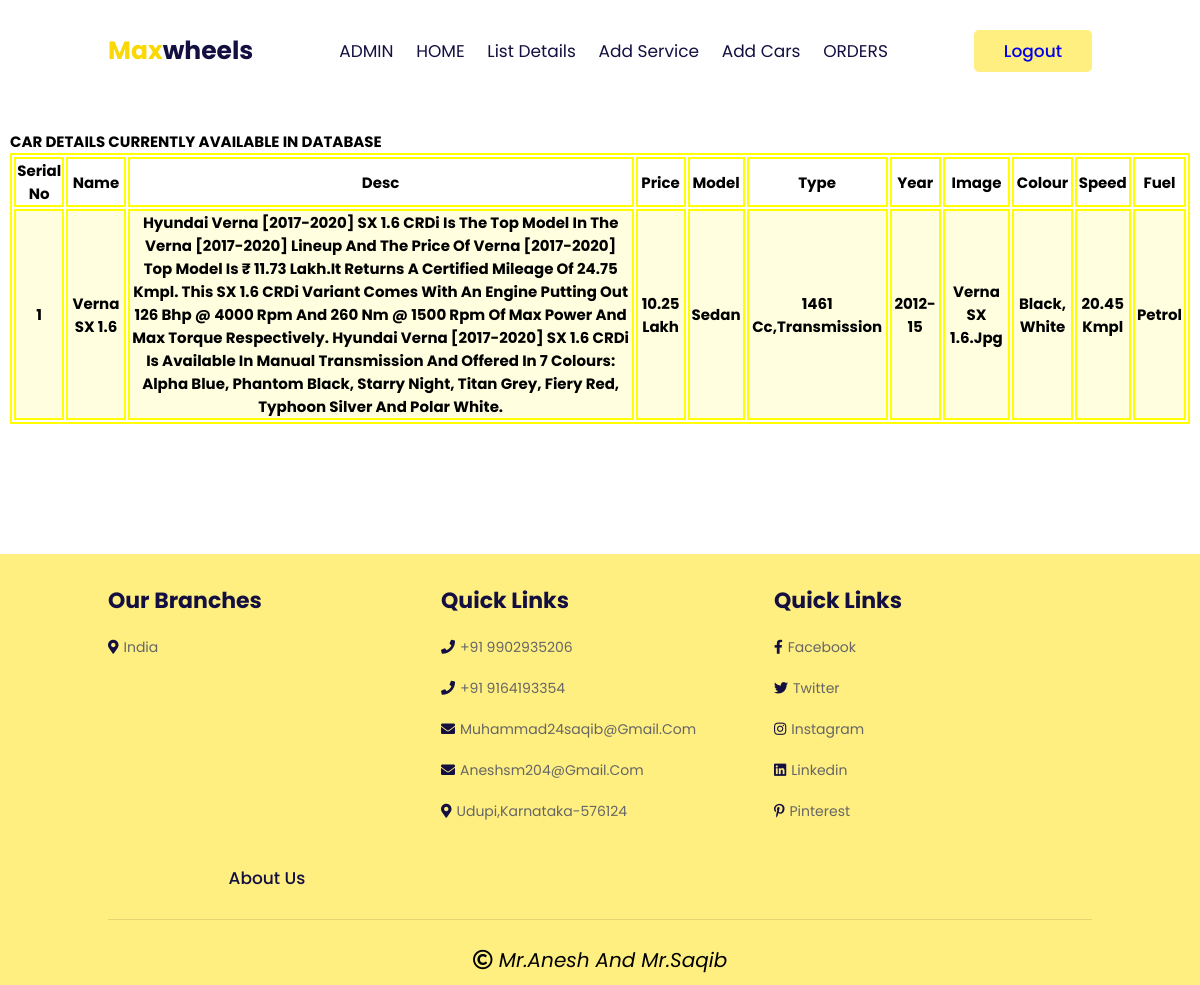
Page /acview.php (signed in) on the committed database.
### tables this page shows
CREATE TABLE `cars` (
  `cname` varchar(20) NOT NULL,
  `cdisc` varchar(10000) NOT NULL,
  `cprice` varchar(20) NOT NULL,
  `cmodel` varchar(20) NOT NULL,
  `ctype` varchar(20) NOT NULL,
  `cyear` varchar(20) NOT NULL,
  `cimg` varchar(255) NOT NULL,
  `ccolour` varchar(20) NOT NULL,
  `cspeed` varchar(20) NOT NULL,
  `cfuel` varchar(20) NOT NULL
);

### acview.php (the view, shortened to what this page needs)
<?php
include 'db.php';
$q = "SELECT*FROM `cars`";
$query = mysqli_query($con, $q);
include 'aheader.php';
?>
<section class="a">
    <h2>CAR DETAILS CURRENTLY AVAILABLE IN DATABASE</h2>
            <table class ="tb"  >
                <tr>
                    <th>Serial No</th>
                    <th>name</th>
                    <th>desc</th>
                    <th>price</th>
                    <th>model</th>
                    <th>type</th>
                    <th>year</th>
                    <th>image</th>
                    <th>colour</th>
                    <th>speed</th>
                    <th>fuel</th>
                </tr>
                   <?php $count=1;
                    while($row=mysqli_fetch_assoc($query)){?>
                        <tr>
                            <td><?php echo $count; ?></td>
                            <td><?php echo $row['cname']; ?></td>
                            <td><?php echo $row['cdisc']; ?></td>
                            <td><?php echo $row['cprice']; ?></td>
                            <td><?php echo $row['cmodel']; ?></td>
                            <td><?php echo $row['ctype']; ?></td>
                            <td><?php echo $row['cyear']; ?></td>
                            <td><?php echo $row['cimg']; ?></td>
                            <td><?php echo $row['ccolour']; ?></td>
                            <td><?php echo $row['cspeed']; ?>Kmpl</td>
                            <td><?php echo $row['cfuel']; ?></td>
                        </tr>
                    <?php $count++; } ?>
            </table>
            </section>
<?php
include 'bfooter.php';
?>

### front.css (style rules this page uses)
:root { --yellow:#f9d806; --light-yellow:#ffee80; --black:#130f40; --light-color:#666; --border:.1rem solid rgba(0,0,0,.1); --box-shadow:0 .5rem 1rem tgba(0,0,0,.1); }
* { font-family: "poppins",sans-serif; margin: 0; padding: 0; box-sizing: border-box; outline:none; border: none; text-decoration: none; text-transform: capitalize; transition: all .2s linear; }
html { font-size: 62.5%; scroll-padding-top: 7rem; scroll-behavior: smooth; }
section { padding: 2rem 9%; }

### aheader.php (style rules this page uses)
* { overflow-y: visible; }
.a { padding-left: 10px; padding-right: 10px; padding-top: 13rem; padding-bottom: 13rem; }
table,tr,th,td { border: 2px solid yellow; font-weight: bold; font-size: 15px; overflow-y: auto; text-align: center; }
td { background-color: lightyellow; padding-left: 2px; padding-right: 2px; }

### rows in the picture
cars: cname "Verna SX 1.6", cdisc "Hyundai Verna [2017-2020] SX 1.6 CRDi Is The Top Model In The Verna [2017-2020] Lineup And The Price Of Verna [2017-2020] Top Model Is ₹ 11.73 Lakh.It Returns A Certified Mileage Of 24.75 Kmpl. This SX 1.6 CRDi Variant Comes With An Engine Putting Out 126 Bhp @ 4000 Rpm And 260 Nm @ 1500 Rpm Of Max Power And Max Torque Respectively. Hyundai Verna [2017-2020] SX 1.6 CRDi Is Available In Manual Transmission And Offered In 7 Colours: Alpha Blue, Phantom Black, Starry Night, Titan Grey, Fiery Red, Typhoon Silver And Polar White.", cprice "10.25 Lakh", cmodel "Sedan", ctype "1461 Cc,Transmission", cyear "2012-15", cimg "Verna SX 1.6.jpg", ccolour "Black, White", cspeed "20.45", cfuel "Petrol"
